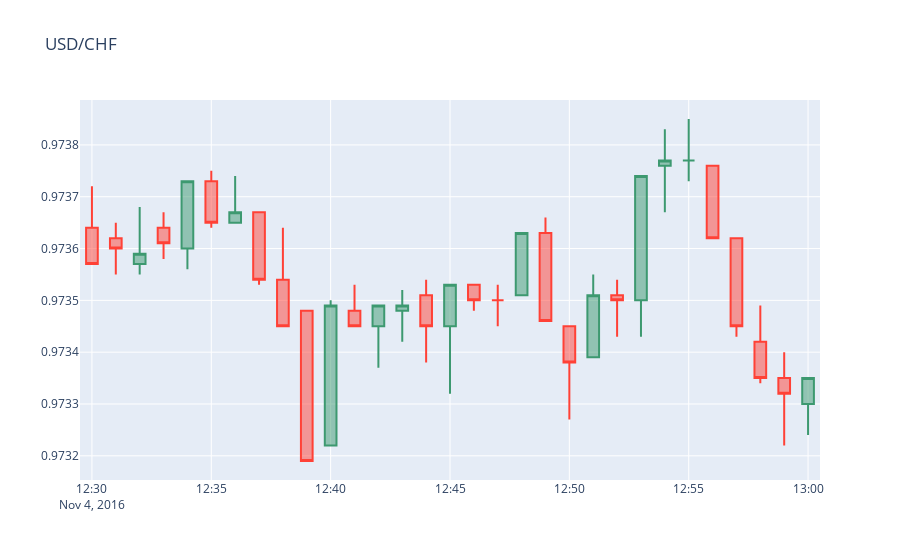

This figure's notebook cell:
### Markdown cell above
### <font color= #6B6B6B>Visual Validation #3 </font>

### Code cell
vs.candle_stick_plot(escenario3)
